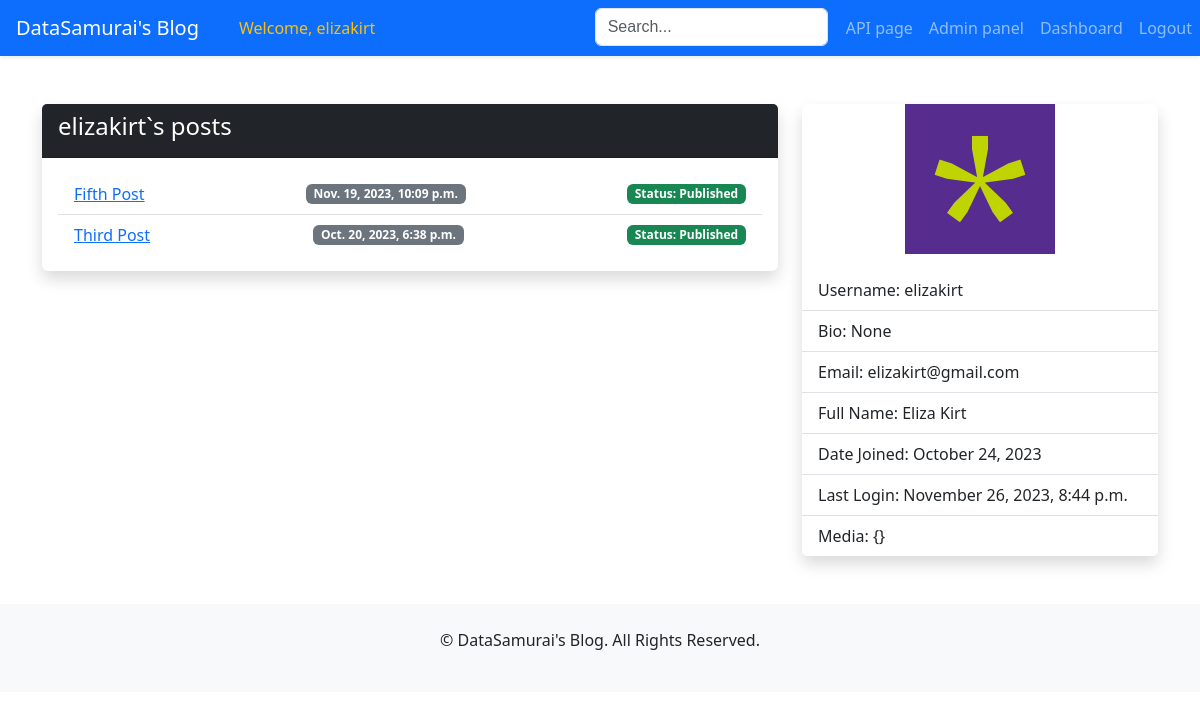
/account/user/4/, run on an earlier commit of the app's database.
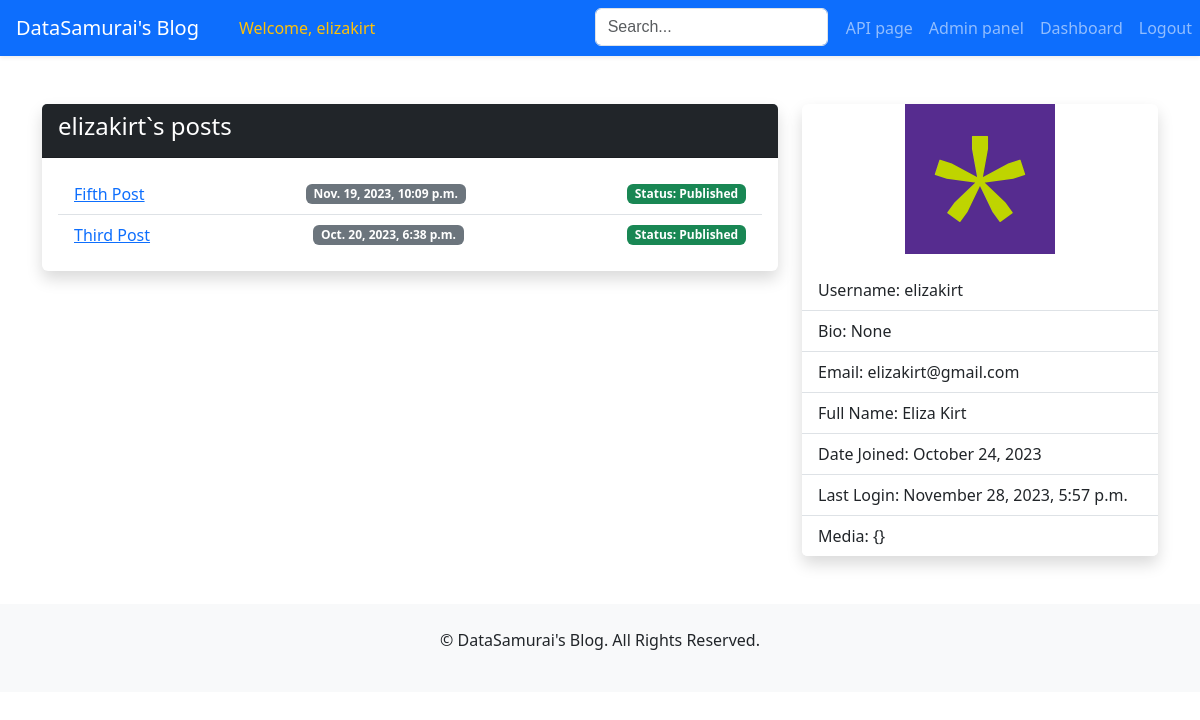
And on a later commit of the database.
### users/models.py (models this page shows, shortened)
class CustomUser(AbstractUser):
    is_banned = models.BooleanField(default=False)
    bio = models.CharField(max_length=200, blank=True, null=True, default=None)
    social_media = models.JSONField(default=dict, blank=True)
    profile_picture = models.ImageField(upload_to='profile_pictures/', blank=True, null=True)
    class Meta:
        ordering = ['id']

### users/views.py (the view)
# urls.py: path('user/<int:user_id>/', views.UserDetailView.as_view(), name='user_detail'),
class UserDetailView(DetailView):
    model = get_user_model()
    context_object_name = 'user'
    def get_object(self, queryset=None):
        user_id = self.kwargs.get('user_id')
        return get_object_or_404(self.model, pk=user_id)
    def get_template_names(self):
        if self.request.user == self.object:
            return 'users/user_detail_dashboard.html'
        return 'users/user_detail.html'
    def get_context_data(self, **kwargs):
        context = super().get_context_data(**kwargs)
        user_posts = self.object.post_set.all()
        context['user_posts'] = user_posts
        if self.request.user == self.object:
            context['post_views_and_comments'] = json.dumps(
                [(post.title, post.views, post.comment_set.count()) for post in user_posts]
            )
            context['is_subscribed'] = hasattr(self.object, 'email_subscriber')
        return context

### templates/users/user_detail.html (shortened to what this page needs)
{% extends 'base.html' %}
{% load static %}
{% block page_content %}
    <div class="row mt-4">
        {% if user.is_banned %}
            <div class="alert alert-warning" role="alert">
                This user is currently banned.
            </div>
        {% else %}
            <div class="col-md-8">
                <div class="card border-0 shadow">
                    <div class="card-header bg-dark text-white">
                        <h4>{{ user.username }}`s posts</h4>
                    </div>
                    <div class="card-body">
                        {% if user_posts %}
                            <ul class="list-group list-group-flush">
                                {% for post in user_posts %}
                                    <li class="list-group-item d-flex justify-content-between align-items-center">
                                        <a href="{% url 'post_detail' post.id %}">{{ post.title }}</a>
                                        <span class="badge bg-secondary">{{ post.date_published }}</span>
                                        {% if post.is_published %}
                                            <span class="badge bg-success">Status: Published</span>
                                        {% else %}
                                            <span class="badge bg-danger">Status: Unpublished</span>
                                        {% endif %}
                                    </li>
                                {% endfor %}
                            </ul>
                        {% else %}
                            <p class="text-muted">{{ user.username }} haven't written any posts yet.</p>
                        {% endif %}
                    </div>
                </div>
            </div>
            <div class="col-md-4">
                <div class="card border-0 shadow">
                    <div class="text-center mb-3">
                        <img alt="Profile Picture" style="max-width: 100%; height: auto; max-height: 150px;"
                             src="
                                     {% if user.profile_picture %}{{ user.profile_picture.url }}{% else %}{% static 'images/profile-placeholder.jpg' %}{% endif %}">
                    </div>
                    <ul class="list-group list-group-flush">
                        <li class="list-group-item">Username: {{ user.username }}</li>
                        <li class="list-group-item">Bio: {{ user.bio }}</li>
                        <li class="list-group-item">Email: {{ user.email }}</li>
                        <li class="list-group-item">Full Name: {{ user.first_name }} {{ user.last_name }}</li>
                        <li class="list-group-item">Date Joined: {{ user.date_joined|date:"F d, Y" }}</li>
                        <li class="list-group-item">Last Login: {{ user.last_login|date:"F d, Y, P" }}</li>
                        <li class="list-group-item">Media: {{ user.social_media }}</li>
                    </ul>
                </div>
            </div>
        {% endif %}
    </div>
{% endblock %}

### templates/base.html (shortened to what this page needs)
<!DOCTYPE html>
<html lang="en">
<head>
    <link href="https://cdn.jsdelivr.net/npm/bootstrap@5.3.1/dist/css/bootstrap.min.css" rel="stylesheet">
</head>
<body>
{% block navbar %}
    <nav class="navbar navbar-expand-lg navbar-dark bg-primary shadow-sm">
        <a class="navbar-brand px-3" href="{% url 'post_list' %}">DataSamurai's Blog</a>
        <div class="collapse navbar-collapse d-flex justify-content-between" id="navbarNav">
            <ul class="navbar-nav">
                {% if user.is_authenticated %}
                    <li class="nav-item">
                        <span class="nav-link text-warning font-weight-bold">Welcome, {{ user.username }}</span>
                    </li>
                {% else %}
                    <li class="nav-item invisible">
                        <span class="nav-link"></span>
                    </li>
                {% endif %}
            </ul>
            <ul class="navbar-nav">
                <form method="GET" action="{% url 'search_results' %}" class="form-inline my-2 my-lg-0"
                      style="margin-right: 10px; margin-left: 10px;">
                    <input type="text" class="form-control" name="query" placeholder="Search..."
                           style="font-family: Arial, 'Font Awesome 5 Free'; background-position: 10px 10px; background-repeat: no-repeat;"
                           aria-label="Search">
                </form>
                <li class="nav-item">
                    <a class="nav-link btn btn-light" href="{% url 'api_post_list' %}">API page</a>
                </li>
                {% if user.is_authenticated %}
                    {% if user.is_staff %}
                        <li class="nav-item">
                            <a class="nav-link btn btn-light mr-2" href="{% url 'admin:index' %}">Admin panel</a>
                        </li>
                    {% endif %}
                    <li class="nav-item">
                        <a class="nav-link btn btn-light mr-2"
                           href="{% url 'user_detail' user_id=user.id %}">Dashboard</a>
                    </li>
                    <li>
                        <a href="{% url 'logout' %}" class="nav-link btn btn-danger">Logout</a>
                    </li>
                {% endif %}
            </ul>
        </div>
    </nav>
{% endblock %}
<div class="container my-4">
    {% block page_content %}{% endblock page_content %}
</div>
<footer class="text-center py-4 mt-5 bg-light">
    <p>&copy; {{ now.year }} DataSamurai's Blog. All Rights Reserved.</p>
</footer>
</body>
</html>

What changed in the data, as far as the page shows it:
changed CustomUser "elizakirt": last_login "November 26, 2023, 8:44 p.m." → "November 28, 2023, 5:57 p.m."
